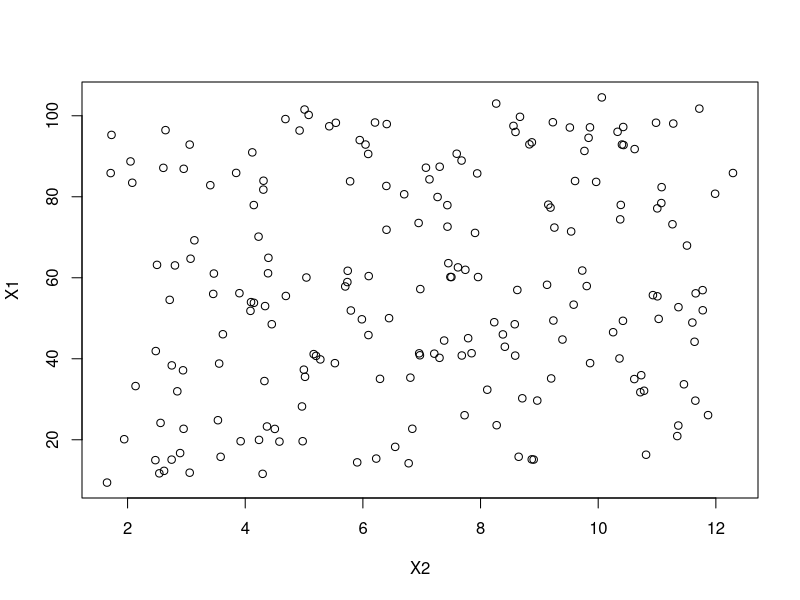

The R source for this figure:
###Exercise 1
Y = seq(from=0, to=20, by=0.1)
X1 = (Y-2)/3 + runif(length(Y), min=10, max=100)
X2 = (Y+3)/2 + runif(length(Y), min=0, max=1)
df = as.data.frame(cbind(Y, X1, X2))
plot(X1~X2)
cor(X1,X2) #r=.064 (although it varies each time due to nature of function)
summary(lm(Y~X1, data=df)) #X1= .013
summary(lm(Y~X2, data=df)) #X2= 1.97
#because I introduced more noise into the model, X1 and X2 are less likely to approach the values of 3 and 2 respectively based on a purely linear model with no noise where X1 and X2 are highly correlated. 
#Instead, the noise in the equation makes the variables less likely to achieve these values by chance and therefore reduces correlation of the variables, which is good for our model.
#The plot above shows a random scatter of points and no clear relationship between the variables, as described by the r value

###Exercise 2
data("airquality")
library(dplyr)
head(airquality, 15)
airquality = airquality %>%
  subset(is.na(Solar.R)==FALSE & is.na(Ozone)==FALSE)
mod1 = lm(Temp~Wind, data=airquality)
summary(mod1)
mod2 = lm(Temp~Wind+Solar.R, data=airquality)
summary(mod2)
mod3 = lm(Temp~Wind+Solar.R+Ozone, data=airquality)
summary(mod3)
anova(mod1, mod2, mod3) 
#yes, adding ozone in mod3 helps to explain more variability in the model, with a significantly lower RSS value than the other models (~5000) indicated by a very small p value, and large F statistic. 
#This model includes the nested models of mod1 and mod2, which make for clear comparison between them

# Res.Df    RSS Df Sum of Sq      F    Pr(>F)    
#1    109 7520.7                                  
#2    108 6979.5  1    541.17 11.589 0.0009349 ***
#3    107 4996.6  1   1982.90 42.463 2.424e-09 ***

###Exercise 3
AIC(mod1, mod2, mod3) 
#     df      AIC
#mod1  3 788.9671
#mod2  4 782.6779
#mod3  5 747.5795
#mod3 shows a large difference between mod1 and mod2 due to a difference of about 35-40
#This confirms the results in Exercise 2 that mod3 is the best model of the three options.
